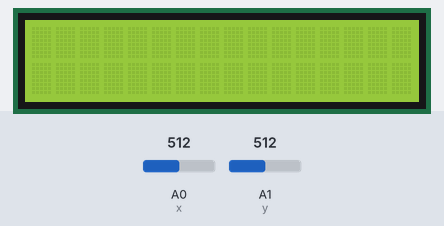
A sketch run on a simulated Arduino Uno, built with avr-gcc and run on an emulated ATmega328P. Shown: 16×2 character LCD. The test bench sets the inputs (shaded band); at power-on: A0 (x) = 512, A1 (y) = 512. What the sketch prints to the serial monitor is not drawn.

Above: at 1.2 s.
1.3 s: A0 (x) set to 590
3.2 s: A0 (x) set to 609
At 7.9 s:
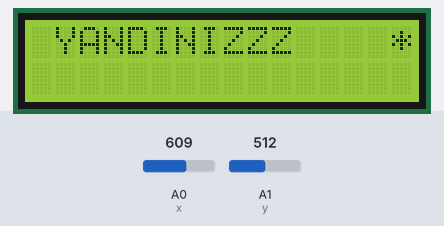
8.0 s: A0 (x) set to 610
11.0 s: A0 (x) set to 415
14.0 s: A0 (x) set to 384
At 18.9 s:
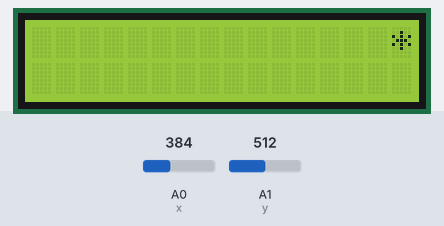
At 26.24 s:
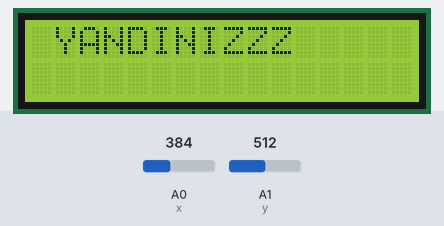
Timing chart, 0 to 26.4 s (numbered marks = the images above; inputs shaded):
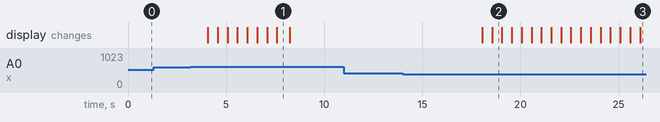

The sketch:

joyistikilekontrol.ino
```cpp
#include <LiquidCrystal.h>
LiquidCrystal lcd(12,11,5,4,3,2);
int x=A0;
int y=A1;
int xeksen;
int yeksen;
int sutun=8,satir=0;
int ysutun=8,ysatir=1;
void setup() {
lcd.begin(16,2);
Serial.begin(9600);
}

void loop() {
xeksen=analogRead(x);
Serial.println(xeksen);
yeksen=analogRead(y);
delay(500);
if(xeksen<400)
{
  lcd.clear();
  lcd.setCursor(sutun,satir);
    sutun--;
  lcd.print("*");
}
if(xeksen>600)
{
  lcd.clear();
  lcd.setCursor(sutun,satir);
    sutun++;
  lcd.print("*");

}
if(sutun<0)
 {
  lcd.setCursor(0,satir);
  lcd.print(" YANDINIZZZ ");
  delay(150);
  lcd.print(" ");
 }
 if(sutun>15)
 {
  lcd.setCursor(0,satir);
   lcd.print(" YANDINIZZZ ");
 delay(150);
  lcd.print(" ");
 }
}
```

Measured:
- the behaviour switches between 600 and 601 on A0 (x) (found by bisection; images 0 and 1)
- the behaviour switches between 400 and 399 on A0 (x) (found by bisection; images 1 and 2)
- after the input at 1.3 s, every drawn part: stays the same
- after the input at 3.2 s, the display: first changes after 0.87 s (image 1 shows a later state)
- after the input at 11.0 s, every drawn part: stays the same
- after the input at 14.0 s, the display: first changes after 4.1 s (image 2 shows a later state)
- what the display in image 2 shows lasts 0.5 s, from 18.6 s to 19.1 s
